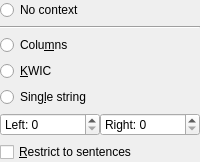
             <widget class="QWidget" name="tool_widget_page_context">
              <layout class="QVBoxLayout" name="verticalLayout_7">
               <property name="margin">
                <number>0</number>
               </property>
               <item>
                <widget class="QWidget" name="widget_context" native="true">
                 <layout class="QVBoxLayout" name="verticalLayout_2">
                  <property name="spacing">
                   <number>6</number>
                  </property>
                  <property name="margin">
                   <number>0</number>
                  </property>
                  <item>
                   <widget class="QRadioButton" name="radio_context_mode_none">
                    <property name="text">
                     <string>No context</string>
                    </property>
                   </widget>
                  </item>
                  <item>
                   <widget class="Line" name="line">
                    <property name="orientation">
                     <enum>Qt::Horizontal</enum>
                    </property>
                   </widget>
                  </item>
                  <item>
                   <widget class="QRadioButton" name="radio_context_mode_columns">
                    <property name="styleSheet">
                     <string notr="true">text-align: center center</string>
                    </property>
                    <property name="text">
                     <string>Colu&amp;mns</string>
                    </property>
                   </widget>
                  </item>
                  <item>
                   <widget class="QRadioButton" name="radio_context_mode_kwic">
                    <property name="styleSheet">
                     <string notr="true">text-align: center center</string>
                    </property>
                    <property name="text">
                     <string>&amp;KWIC</string>
                    </property>
                   </widget>
                  </item>
                  <item>
                   <widget class="QRadioButton" name="radio_context_mode_string">
                    <property name="styleSheet">
                     <string notr="true">text-align: center center</string>
                    </property>
                    <property name="text">
                     <string>Sing&amp;le string</string>
                    </property>
                   </widget>
                  </item>
                 </layout>
                </widget>
               </item>
               <item>
                <layout class="QHBoxLayout" name="horizontalLayout_4" stretch="1,1">
                 <property name="spacing">
                  <number>0</number>
                 </property>
                 <item>
                  <widget class="QSpinBox" name="context_left_span">
                   <property name="sizePolicy">
                    <sizepolicy hsizetype="Preferred" vsizetype="Fixed">
                     <horstretch>1</horstretch>
                     <verstretch>0</verstretch>
                    </sizepolicy>
                   </property>
                   <property name="buttonSymbols">
                    <enum>QAbstractSpinBox::UpDownArrows</enum>
                   </property>
                   <property name="suffix">
                    <string/>
                   </property>
                   <property name="prefix">
                    <string>Left: </string>
                   </property>
                  </widget>
                 </item>
                 <item alignment="Qt::AlignTop">
                  <widget class="QSpinBox" name="context_right_span">
                   <property name="sizePolicy">
                    <sizepolicy hsizetype="Preferred" vsizetype="Fixed">
                     <horstretch>1</horstretch>
                     <verstretch>0</verstretch>
                    </sizepolicy>
                   </property>
                   <property name="frame">
                    <bool>true</bool>
                   </property>
                   <property name="buttonSymbols">
                    <enum>QAbstractSpinBox::UpDownArrows</enum>
                   </property>
                   <property name="suffix">
                    <string/>
                   </property>
                   <property name="prefix">
                    <string>Right: </string>
                   </property>
                  </widget>
                 </item>
                </layout>
               </item>
               <item>
                <widget class="QCheckBox" name="check_restrict">
                 <property name="text">
                  <string>&amp;Restrict to sentences</string>
                 </property>
                </widget>
               </item>
               <item>
                <spacer name="verticalSpacer_2">
                 <property name="orientation">
                  <enum>Qt::Vertical</enum>
                 </property>
                 <property name="sizeHint" stdset="0">
                  <size>
                   <width>20</width>
                   <height>0</height>
                  </size>
                 </property>
                </spacer>
               </item>
              </layout>
             </widget>
